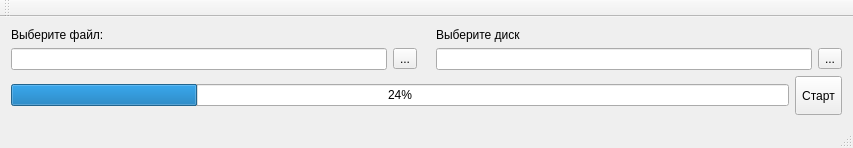
<?xml version="1.0" encoding="UTF-8"?>
<ui version="4.0">
 <class>ImageWriterClass</class>
 <widget class="QMainWindow" name="ImageWriterClass">
  <property name="geometry">
   <rect>
    <x>0</x>
    <y>0</y>
    <width>853</width>
    <height>148</height>
   </rect>
  </property>
  <property name="windowTitle">
   <string>ImageWriter</string>
  </property>
  <widget class="QWidget" name="centralWidget">
   <layout class="QVBoxLayout" name="verticalLayout_3">
    <item>
     <layout class="QHBoxLayout" name="horizontalLayout_2">
      <item>
       <layout class="QVBoxLayout" name="verticalLayout">
        <item>
         <widget class="QLabel" name="label">
          <property name="text">
           <string>Выберите файл:</string>
          </property>
         </widget>
        </item>
        <item>
         <layout class="QHBoxLayout" name="horizontalLayout">
          <item>
           <widget class="QLineEdit" name="fileEdit">
            <property name="readOnly">
             <bool>true</bool>
            </property>
           </widget>
          </item>
          <item>
           <widget class="QToolButton" name="selectFileButton">
            <property name="text">
             <string>...</string>
            </property>
            <property name="icon">
             <iconset resource="imagewriter.qrc">
              <normaloff>:/ImageWriter/icons/file.png</normaloff>:/ImageWriter/icons/file.png</iconset>
            </property>
           </widget>
          </item>
         </layout>
        </item>
       </layout>
      </item>
      <item>
       <widget class="QLabel" name="label_2">
        <property name="sizePolicy">
         <sizepolicy hsizetype="Fixed" vsizetype="Fixed">
          <horstretch>0</horstretch>
          <verstretch>0</verstretch>
         </sizepolicy>
        </property>
        <property name="text">
         <string/>
        </property>
        <property name="pixmap">
         <pixmap resource="imagewriter.qrc">:/ImageWriter/icons/arrow_right.png</pixmap>
        </property>
       </widget>
      </item>
      <item>
       <layout class="QVBoxLayout" name="verticalLayout_2">
        <item>
         <widget class="QLabel" name="label_3">
          <property name="text">
           <string>Выберите диск</string>
          </property>
         </widget>
        </item>
        <item>
         <layout class="QHBoxLayout" name="horizontalLayout_3">
          <item>
           <widget class="QLineEdit" name="hddEdit">
            <property name="readOnly">
             <bool>true</bool>
            </property>
           </widget>
          </item>
          <item>
           <widget class="QToolButton" name="selectHddButton">
            <property name="text">
             <string>...</string>
            </property>
            <property name="icon">
             <iconset resource="imagewriter.qrc">
              <normaloff>:/ImageWriter/icons/hdd.png</normaloff>:/ImageWriter/icons/hdd.png</iconset>
            </property>
           </widget>
          </item>
         </layout>
        </item>
       </layout>
      </item>
     </layout>
    </item>
    <item>
     <layout class="QHBoxLayout" name="horizontalLayout_4">
      <item>
       <widget class="QProgressBar" name="progressBar">
        <property name="sizePolicy">
         <sizepolicy hsizetype="Preferred" vsizetype="Fixed">
          <horstretch>0</horstretch>
          <verstretch>0</verstretch>
         </sizepolicy>
        </property>
        <property name="value">
         <number>24</number>
        </property>
        <property name="textVisible">
         <bool>true</bool>
        </property>
       </widget>
      </item>
      <item>
       <widget class="QToolButton" name="startButton">
        <property name="sizePolicy">
         <sizepolicy hsizetype="Fixed" vsizetype="Preferred">
          <horstretch>0</horstretch>
          <verstretch>0</verstretch>
         </sizepolicy>
        </property>
        <property name="text">
         <string>Старт</string>
        </property>
        <property name="icon">
         <iconset resource="imagewriter.qrc">
          <normaloff>:/ImageWriter/icons/start.png</normaloff>:/ImageWriter/icons/start.png</iconset>
        </property>
        <property name="toolButtonStyle">
         <enum>Qt::ToolButtonTextBesideIcon</enum>
        </property>
       </widget>
      </item>
     </layout>
    </item>
   </layout>
  </widget>
  <widget class="QMenuBar" name="menuBar">
   <property name="geometry">
    <rect>
     <x>0</x>
     <y>0</y>
     <width>853</width>
     <height>21</height>
    </rect>
   </property>
  </widget>
  <widget class="QToolBar" name="mainToolBar">
   <property name="enabled">
    <bool>false</bool>
   </property>
   <attribute name="toolBarArea">
    <enum>TopToolBarArea</enum>
   </attribute>
   <attribute name="toolBarBreak">
    <bool>false</bool>
   </attribute>
  </widget>
  <widget class="QStatusBar" name="statusBar"/>
 </widget>
 <layoutdefault spacing="6" margin="11"/>
 <resources>
  <include location="imagewriter.qrc"/>
 </resources>
 <connections/>
 <slots>
  <slot>OpenFileClicked()</slot>
 </slots>
</ui>
